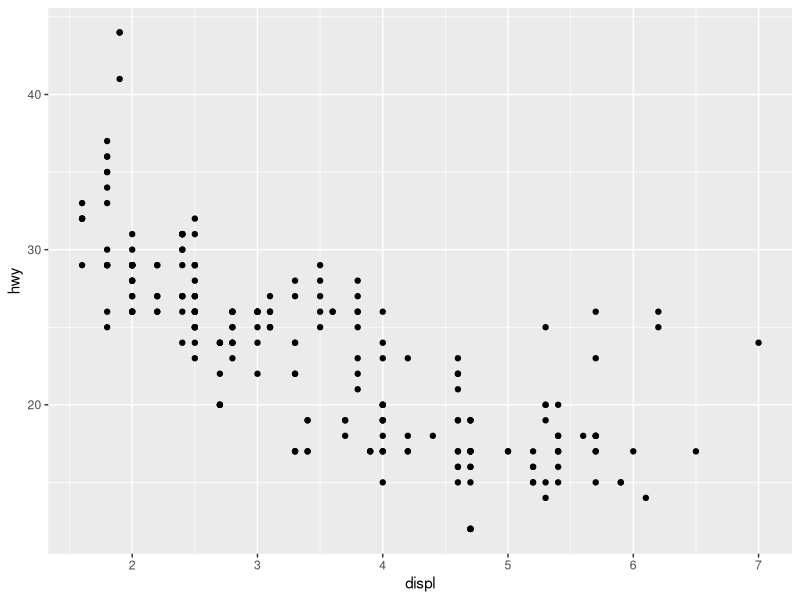
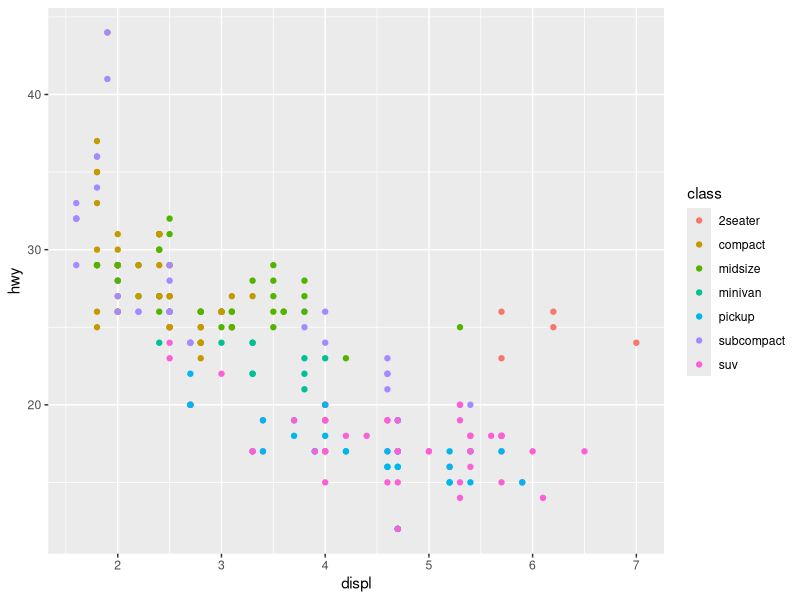
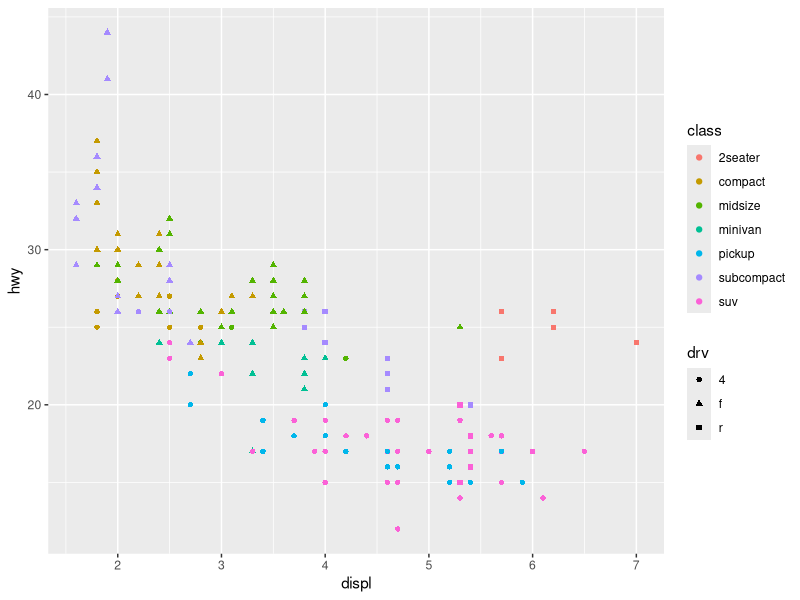
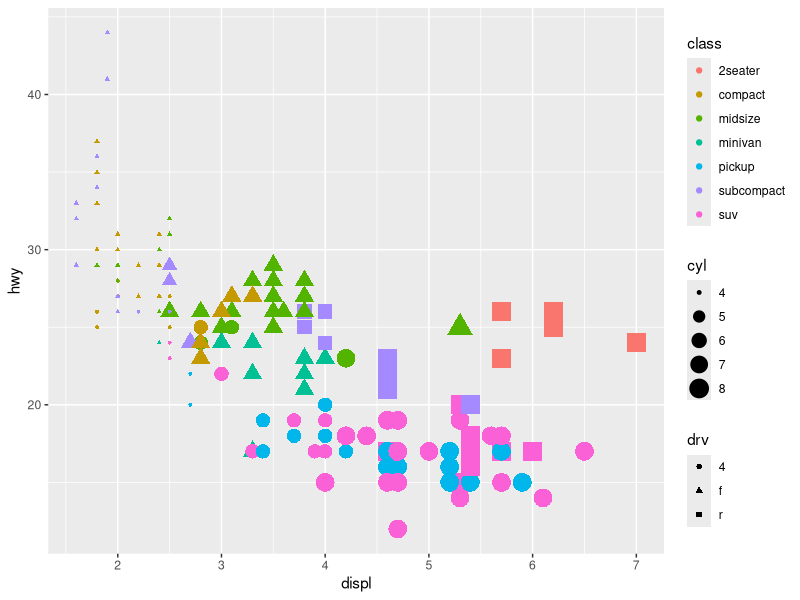
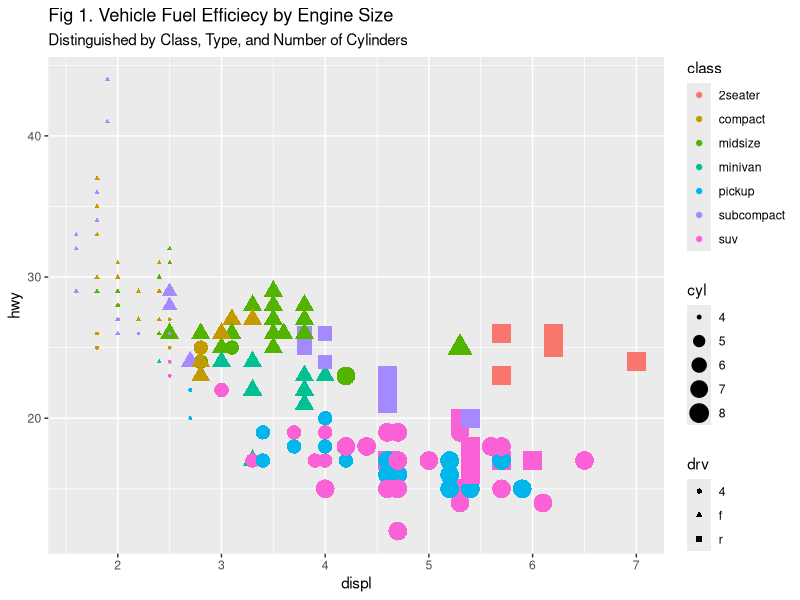

Reproduce these figures in R, in order.

# EPI5143 Winter 2020 Quiz 3. Due Wednesday March 11th, 2020 by 11:59pm.   
# Please provide the code (and results from console if requested) you used to execute 
# the requested commands in each question 1 to 4 in this file.  Don't forget to include 
# your name in the document! (and in the filename) don't include the plot images themselves
# When you have completed the assignment, save it in same file format right from RStudio 
# (.R which is simply a plain text file) ans submit it to Github using instructions 
# from last class and the link emailed to you
# If you haven't already, install the "tidyverse" package, and load it into memory
# using the library() command
# The data visualization lecture notes, as well as Chapter 3: Data Visualization from 
# "R for Data Science" (available at https://r4ds.had.co.nz/ ) are good resources to 
# provide guidance 

install.packages("tidyverse")
library(tidyverse)

# Question 1. The dataset mpg dataset is a base R dataset which includes data on fuel 
# efficiency of a number
# of makes and models of automobile. Have a look at this dataset using the View() command.
# How many observations and how many variables does this dataset have? (provide the code 
# and result from the console window)
# (hint:  use the nrow() and ncol() and/or the dim()  R functions )

view(mpg) #This is the command I used to view the dataset
nrow(mpg) # This is the command I used to determine that there are 234 OBSERVATIONS (rows)
ncol(mpg) # This is the command that I used to determine that there are 11 VARIABLES (columns)
dim(mpg) # This command displays both the # Observations (234) and # Variables (11)

# The following commands to ggplot create a basic plot of the 
# highway fuel efficiency vs.engine size (displacement in L) for vehicles in the dataset
# ie. x=displ and y=hwy, run this code and look at the plot 
# (click zoom in the plots window to make it bigger) 
##################
ggplot(data = mpg) + geom_point(mapping = aes(x = displ, y = hwy))

##################
# Question 2. modify and run the ggplot code to make each class of vehicle a different colour

ggplot(data = mpg) + geom_point(mapping = aes(x = displ, y = hwy, color= class))

# Question 3. further modify and run the code to use a different shape to plot vehicles
# according whether vehicle is front, rear or 4 wheel drive (drv)

ggplot(data = mpg) + geom_point(mapping = aes(x = displ, y = hwy, color= class, shape = drv))

# Question 4. further modify and run the code to make the size of each point on the plot 
# proportional to the number of cylinders the vehicle's engine has (cyl)

ggplot(data = mpg) + geom_point(mapping = aes(x = displ, y = hwy, color= class, shape = drv, size= cyl)) 

# Question 5. Modify the code to add a suitable title of your choice to your plot

amyplot <- ggplot(data = mpg) + geom_point(mapping = aes(x = displ, y = hwy, color= class, shape = drv, size= cyl)) 

amyplot + labs(title = "Fig 1. Vehicle Fuel Efficiecy by Engine Size ", subtitle = "Distinguished by Class, Type, and Number of Cylinders")